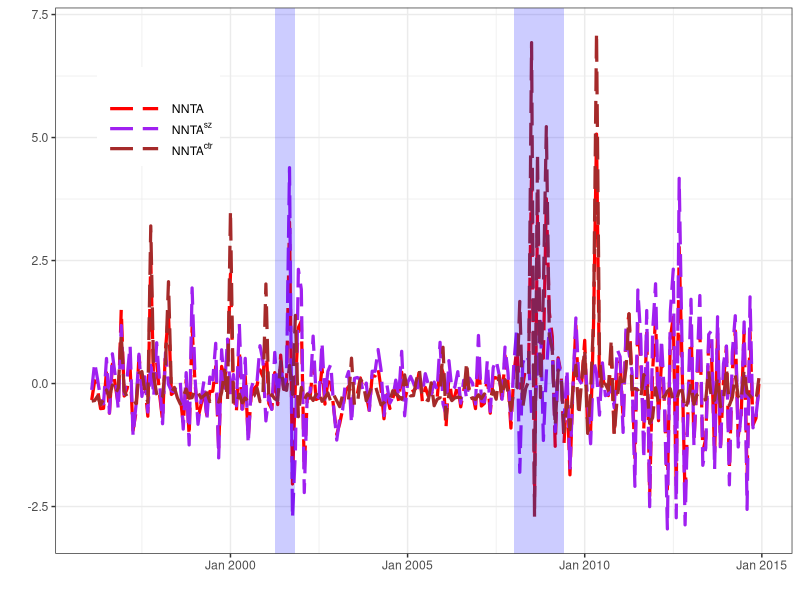

Reproduce this figure in R.
install.packages("zoo")
library(zoo)
library(ggplot2)
unrate.df = read.csv("NNTAdata.csv")

NBER = unrate.df$NBER
drecession <- diff(NBER)
date = as.yearmon(seq(as.Date("1996-01-01"),as.Date("2014-12-31"),by = "months"),"%Y%m")

recession.start <- date[which(drecession==1)+1]
recession.end <- date[which(drecession==-1)]
recession.df <- data.frame(recession.start,recession.end)
colnames(recession.df) <- c("start","end")


NumNews = unrate.df$NumNews
NNTA = unrate.df$NNTA
NNTA_size = unrate.df$NNTA_size
NNTA_cent = unrate.df$NNTA_cent
unrate.df = data.frame(date=date, NumNews = NumNews,NNTA = NNTA,NNTA_size = NNTA_size,
                       NNTA_cent = NNTA_cent)
ggplot(unrate.df) +  
  geom_line(aes(x=date,y=NNTA,col="NNTA"),linetype=11,size = 1.1) + 
  geom_line(aes(x=date,y=NNTA_size,col="NNTA_size"),linetype=11,size = 1.1) + 
  geom_line(aes(x=date,y=NNTA_cent,col="NNTA_cent"),linetype=11,size = 1.1) + 
  theme_bw() +
  geom_rect(data=recession.df,aes(xmin=start, xmax=end, ymin=-Inf, ymax=+Inf),
            fill='blue',alpha=0.2) +  labs(x="", y="") + 
  scale_colour_manual("", labels = c(expression("NNTA"),expression("NNTA"^sz),expression("NNTA"^ctr)),
                    breaks=  c("NNTA","NNTA_size","NNTA_cent"),
                    values = c("NNTA" = "red","NNTA_size"="purple","NNTA_cent" = "brown")) +
  theme(legend.text.align = 0) +
  scale_linetype_manual("NNTA",values = c(1,11)) +
  
  scale_linetype_manual("NNTA_size",values = c(1,11)) +
  scale_linetype_manual("NNTA_cent",values = c(1,11)) +
  
  guides(fill = guide_legend(keywidth = 1, keyheight = 1),
         linetype=guide_legend(keywidth = 3, keyheight = 1),
         colour=guide_legend(keywidth = 3, keyheight = 1)) + theme(legend.position = c(0.14, 0.8))

